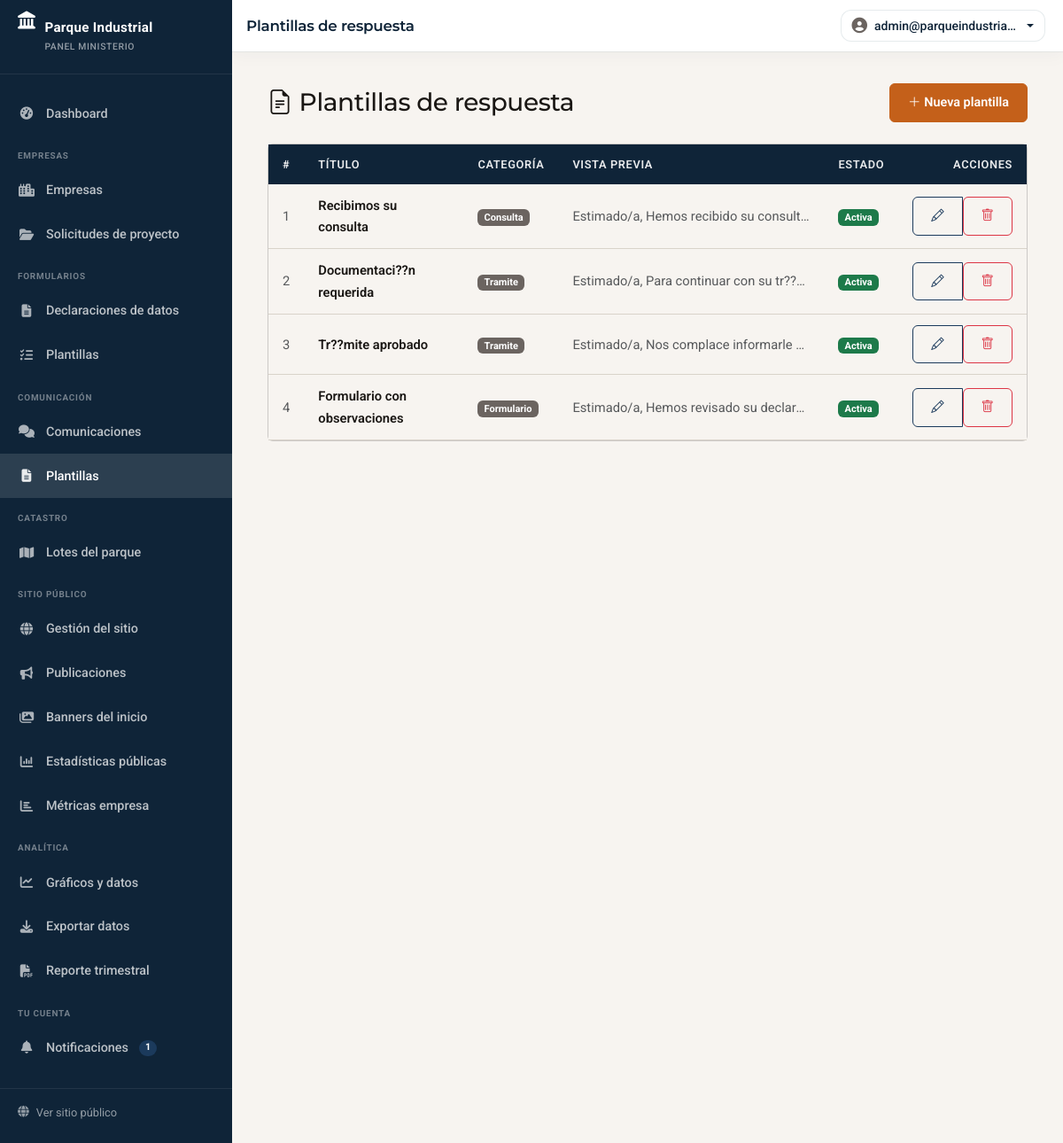
/ministerio/plantillas.php (signed in), run on the app's committed database.
### tables this page shows
CREATE TABLE `plantillas_respuesta` (
  `id` int(11) NOT NULL AUTO_INCREMENT,
  `titulo` varchar(120) NOT NULL,
  `contenido` text NOT NULL,
  `categoria` enum('tramite','consulta','reclamo','comunicado','formulario','sistema','general') NOT NULL DEFAULT 'general',
  `orden` int(11) NOT NULL DEFAULT 0,
  `activa` tinyint(1) NOT NULL DEFAULT 1,
  `created_at` timestamp NOT NULL DEFAULT current_timestamp(),
  `updated_at` timestamp NOT NULL DEFAULT current_timestamp() ON UPDATE current_timestamp(),
  PRIMARY KEY (`id`),
  KEY `idx_activa_orden` (`activa`,`orden`,`titulo`)
);

### includes/funciones.php (called while the page is built, shortened)
<?php
function e($string) {
    return htmlspecialchars($string ?? '', ENT_QUOTES, 'UTF-8');
}

### public/ministerio/plantillas.php (the view, shortened to what this page needs)
<?php
$db = getDB();
try {
    $db->query('SELECT 1 FROM plantillas_respuesta LIMIT 1');
} catch (Throwable $e) {
    set_flash('warning', 'La tabla de plantillas no está creada. Aplique database/018_plantillas_respuesta.sql primero.');
    redirect('dashboard.php');
}
$plantillas = $db->query("SELECT * FROM plantillas_respuesta ORDER BY orden ASC, titulo ASC")->fetchAll();
$editando = null;
require_once BASEPATH . '/includes/ministerio_layout_header.php';
?>
<div class="d-flex justify-content-between align-items-center mb-4 flex-wrap gap-2">
    <h1 class="h3 mb-0"><i class="bi bi-file-earmark-text me-2"></i>Plantillas de respuesta</h1>
    <button class="btn btn-primary" data-bs-toggle="collapse" data-bs-target="#formPlantilla" aria-expanded="<?= $editando ? 'true' : 'false' ?>">
        <i class="bi bi-plus-lg me-1"></i><?= $editando ? 'Editando plantilla' : 'Nueva plantilla' ?>
    </button>
</div>
<div class="card">
    <div class="table-responsive">
        <table class="table table-hover mb-0 align-middle">
            <thead>
                <tr>
                    <th style="width:40px">#</th>
                    <th>Título</th>
                    <th>Categoría</th>
                    <th>Vista previa</th>
                    <th style="width:80px">Estado</th>
                    <th style="width:120px" class="text-end">Acciones</th>
                </tr>
            </thead>
            <tbody>
                <?php foreach ($plantillas as $p): ?>
                <tr class="<?= empty($p['activa']) ? 'table-secondary' : '' ?>">
                    <td class="text-muted small"><?= (int) $p['orden'] ?></td>
                    <td class="fw-semibold"><?= e($p['titulo']) ?></td>
                    <td><span class="badge bg-secondary"><?= e(ucfirst($p['categoria'])) ?></span></td>
                    <td class="small text-muted" style="max-width:300px;white-space:nowrap;overflow:hidden;text-overflow:ellipsis;">
                        <?= e(mb_substr(str_replace('\n', ' ', $p['contenido']), 0, 80)) ?>…
                    </td>
                    <td>
                        <?php if ($p['activa']): ?>
                        <span class="badge bg-success">Activa</span>
                        <?php else: ?>
                        <span class="badge bg-secondary">Inactiva</span>
                        <?php endif; ?>
                    </td>
                    <td class="text-end">
                        <div class="btn-group btn-group-sm">
                            <a href="plantillas.php?editar=<?= (int) $p['id'] ?>" class="btn btn-outline-primary" title="Editar">
                                <i class="bi bi-pencil"></i>
                            </a>
                            <form method="POST" class="d-inline" onsubmit="return confirm('¿Eliminar esta plantilla?')">
                                <button class="btn btn-outline-danger btn-sm" title="Eliminar"><i class="bi bi-trash"></i></button>
                            </form>
                        </div>
                    </td>
                </tr>
                <?php endforeach; ?>
            </tbody>
        </table>
    </div>
</div>
<?php require_once BASEPATH . '/includes/ministerio_layout_footer.php'; ?>

### public/css/styles.css (style rules this page uses)
:root { --primary: #1b3a5c; --primary-dark: #0f2438; --primary-mid: #1e4a73; --primary-light: #2c6496; --amber: #c4601a; --amber-light: #e8813a; --amber-bg: #fdf0e4; --secondary: #1d7a4a; --secondary-bg: #e4f3eb; --success: #1d7a4a; --success-bg: #e4f3eb; --warning: #b86010; --warning-bg: #fdf0e4; --danger: #c0392b; --danger-bg: #fdecea; --info: #1e6091; --info-bg: #e3eef8; --stone: #f7f4f0; --stone-mid: #ede9e3; --stone-deep: #d9d3ca; --ink: #1a1714; --muted: #6b6460; --white: #ffffff; --gray-100: #f7f4f0; --gray-200: #ede9e3; --gray-300: #d9d3ca; --gray-600: #6b6460; --gray-800: #2e2a27; --gray-900: #1a1714; --shadow: 0 2px 8px rgba(15, 36, 56, 0.08); --shadow-lg: 0 6px 24px rgba(15, 36, 56, 0.12); --shadow-amber: 0 4px 16px rgba(196, 96, 26, 0.22); --radius: 6px; --radius-md: 10px; --radius-lg: 14px; --radius-pill: 999px; }
:root { --bs-primary: #1b3a5c; --bs-primary-rgb: 27, 58, 92; --bs-secondary: #6b6460; --bs-secondary-rgb: 107, 100, 96; --bs-success: #1d7a4a; --bs-success-rgb: 29, 122, 74; --bs-warning: #b86010; --bs-warning-rgb: 184, 96, 16; --bs-danger: #c0392b; --bs-danger-rgb: 192, 57, 43; --bs-info: #1e6091; --bs-info-rgb: 30, 96, 145; --bs-body-bg: #f7f4f0; --bs-body-color: #1a1714; --bs-border-color: #d9d3ca; --bs-link-color: #1b3a5c; --bs-link-hover-color: #1e4a73; --bs-success-bg-subtle: #e4f3eb; --bs-warning-bg-subtle: #fdf0e4; --bs-danger-bg-subtle: #fdecea; --bs-info-bg-subtle: #e3eef8; }
* { box-sizing: border-box; }
html { scroll-behavior: smooth; }
body { font-family: 'Inter', 'Roboto', system-ui, sans-serif; font-size: 16px; line-height: 1.65; color: var(--ink); background: var(--stone); margin: 0; }
h1, h2, h3, h4, h5, h6 { font-family: 'Montserrat', system-ui, sans-serif; font-weight: 700; color: var(--ink); letter-spacing: -0.015em; }
a { color: var(--primary); text-decoration: none; transition: color 0.2s; }
.table { margin: 0; }
.table thead th { background: var(--primary-dark); color: rgba(255,255,255,0.9); font-weight: 600; font-size: 0.8rem; letter-spacing: 0.05em; text-transform: uppercase; border: none; padding: 12px 16px; }
.table tbody td { padding: 12px 16px; vertical-align: middle; color: var(--ink); font-size: 0.92rem; }
.btn { border-radius: var(--radius); padding: 10px 20px; font-weight: 600; font-size: 0.9rem; transition: background 0.2s, transform 0.15s, box-shadow 0.2s; }
.btn-primary { background: var(--amber); border-color: var(--amber); color: #fff; }
.btn-outline-primary { color: var(--primary); border-color: var(--primary); background: transparent; }

### public/css/empresa-app.css (style rules this page uses)
:root { --ea-primary: #1b3a5c; --ea-primary-dark: #0f2438; --ea-primary-mid: #1e4a73; --ea-amber: #c4601a; --ea-surface: #f7f4f0; --ea-card-shadow: 0 4px 24px rgba(15, 36, 56, 0.07); --ea-card-shadow-hover: 0 8px 32px rgba(15, 36, 56, 0.12); --ea-sidebar-w: 232px; --ea-topbar-h: 58px; }
body.empresa-app-body, body.ministerio-app-body { margin: 0; min-height: 100vh; background: #f7f4f0; font-family: 'Roboto', system-ui, sans-serif; }
body.ministerio-app-body { --ea-sidebar-w: 262px; }

### data on the page
plantillas_respuesta: orden "1", titulo "Recibimos su consulta", categoria "Consulta", contenido "Estimado/a, Hemos recibido su consult…", activa "Activa"
plantillas_respuesta: orden "2", titulo "Documentaci??n requerida", categoria "Tramite", contenido "Estimado/a, Para continuar con su tr??…", activa "Activa"
plantillas_respuesta: orden "3", titulo "Tr??mite aprobado", categoria "Tramite", contenido "Estimado/a, Nos complace informarle…", activa "Activa"
plantillas_respuesta: orden "4", titulo "Formulario con observaciones", categoria "Formulario", contenido "Estimado/a, Hemos revisado su declar…", activa "Activa"

### other printed values
$badge_notif "1"
$page_title "Plantillas de respuesta"
$topbar_name "admin@parqueindustria…"
